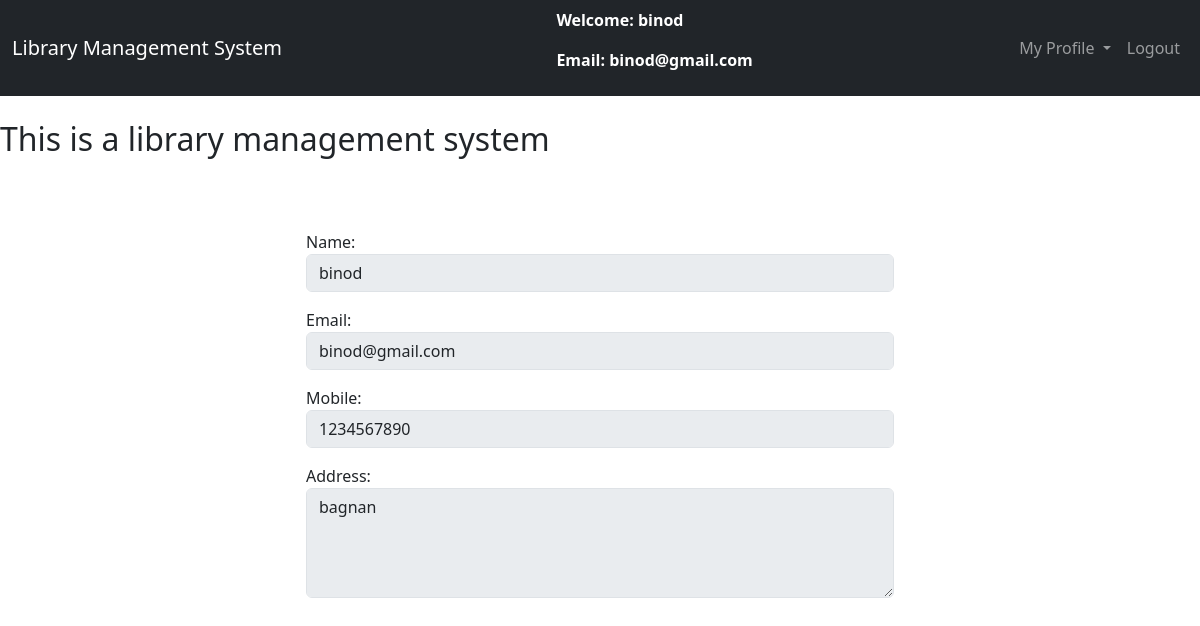
Page /view_profile.php (signed in) on the committed database.
### tables this page shows
CREATE TABLE `users` (
  `id` int(50) NOT NULL,
  `name` varchar(50) NOT NULL,
  `email` varchar(50) NOT NULL,
  `password` varchar(50) NOT NULL,
  `mobile` varchar(50) NOT NULL,
  `address` varchar(50) NOT NULL
);

### view_profile.php (the view, shortened to what this page needs)
<?php
include('connection.php');
$sql="select * from users where email='$_SESSION[email]'";
$res=mysqli_query($con,$sql);
$row=mysqli_fetch_assoc($res);
?>
<!DOCTYPE html>
<html lang="en">
<head>
    <link href="https://cdn.jsdelivr.net/npm/bootstrap@5.3.0/dist/css/bootstrap.min.css" rel="stylesheet">
    <link rel="stylesheet" href="style.css">
</head>
<body>
    <nav class="navbar navbar-expand-lg navbar-dark bg-dark">
        <div class="container-fluid">
            <div class="navbar-header">
                <a href="user_dashboard.php" class="navbar-brand">Library Management System</a>
            </div>
            <div id="user_data">
                <p>Welcome: <?php echo $row['name']?></p>
                <p>Email: <?php echo $row['email']?></p>
            </div>
            <ul class="nav navbar-nav navbar-right">
                <li class="nav-item">
                    <div class="dropdown">
                    <a class="nav-link dropdown-toggle" href="#" role="button" data-bs-toggle="dropdown" aria-expanded="false">
                        My Profile
                    </a>
                    </div>
                </li>
                <li class="nav-item"><a class="nav-link" href="logout.php">Logout</a></li>
            </ul>
        </div>
    </nav>
    <br>
    <span><marquee behavior="" direction=""><h2>This is a library management system</h2></marquee></span>
    <br><br>
    <div class="row">
        <div class="col-md-3"></div>
        <div class="col-md-6">
            <form>
                <div class="form-group my-3">
                    <label>Name:</label>
                    <input type="text" class="form-control" value="<?php echo $row['name']?>" disabled>
                </div>
                <div class="form-group my-3">
                    <label>Email:</label>
                    <input type="text" class="form-control" value="<?php echo $row['email']?>" disabled>
                </div>
                <div class="form-group my-3">
                    <label>Mobile:</label>
                    <input type="text" class="form-control" value="<?php echo $row['mobile']?>" disabled>
                </div>
                <div class="form-group my-3">
                    <label>Address:</label>
                    <textarea cols="40" rows="4" class="form-control" disabled><?php echo $row['address']?></textarea>
                </div>
            </form>
        </div>
        <div class="col-md-3"></div>
    </div>
</body>
</html>

### style.css (style rules this page uses)
#user_data { color: white; font-weight: bold; }

### rows in the picture
users: name "binod", email "binod@gmail.com", mobile "1234567890", address "bagnan"
